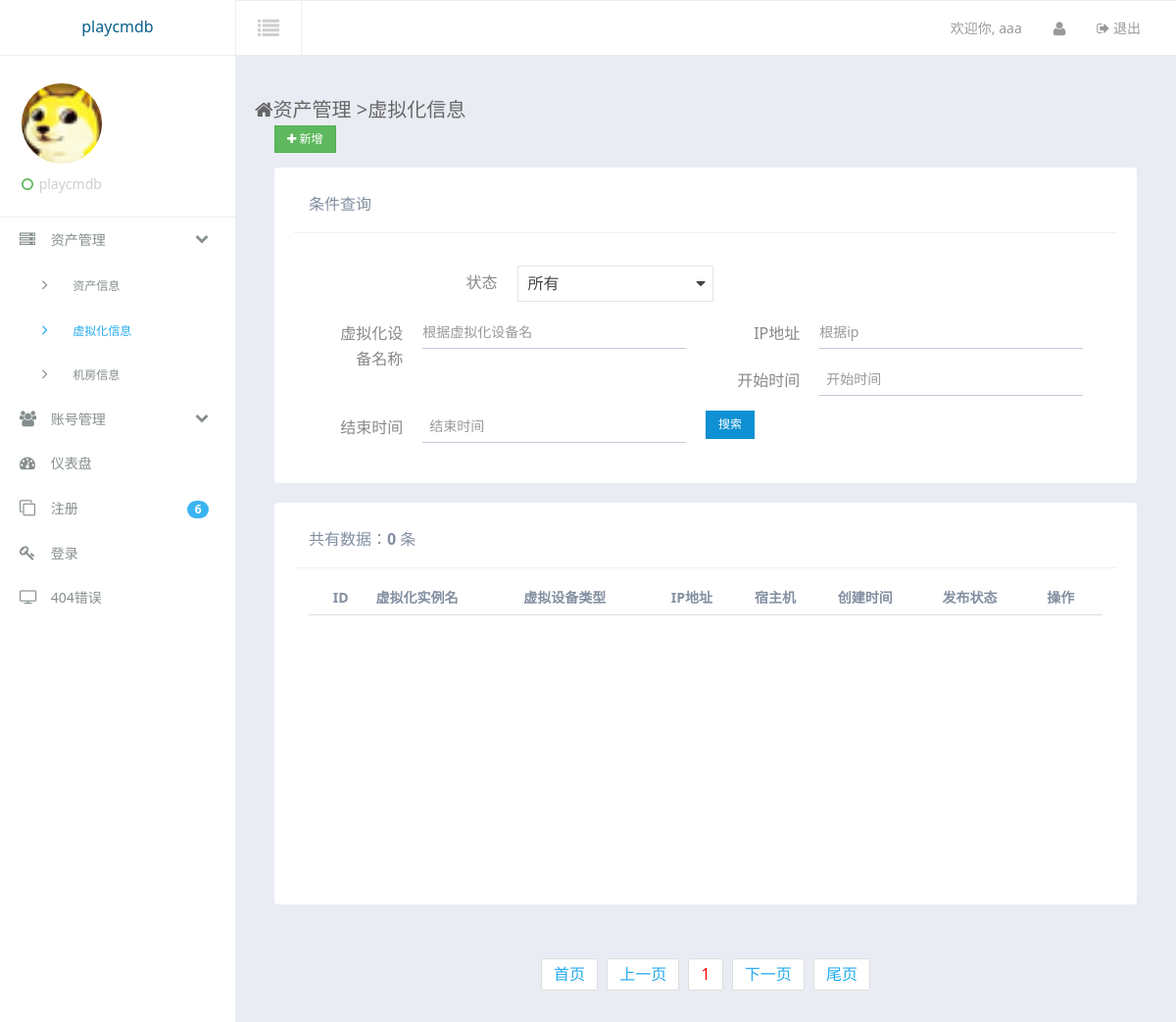
The page /assets/virtual/ (signed in) on the database as committed earlier.
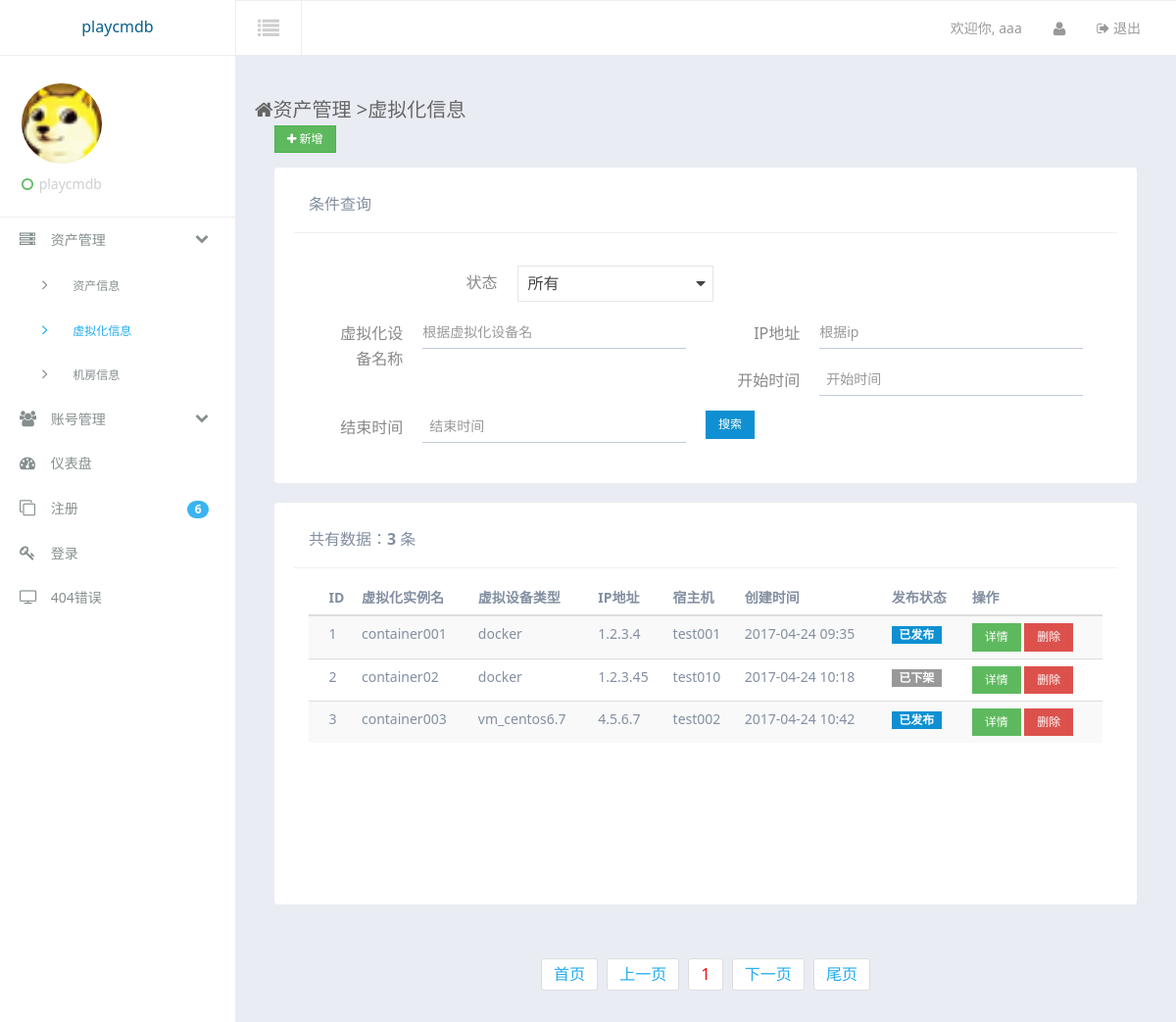
The same page on the database as committed later.
### assets/models.py (models this page shows, shortened)
class VirtualMachineInfo(models.Model):
    virtual_name = models.CharField(max_length = 40,unique=True,verbose_name = u'虚拟设备名称')
    virtual_type = models.ForeignKey('VirtualType',verbose_name = u'虚拟设备类型')
    machine_type = models.CharField(max_length = 40,verbose_name = u'虚拟设备位数')
    timestamp = models.DateTimeField(auto_now_add = True,verbose_name = u'创建时间')
    last_modified = models.DateTimeField(auto_now = True,verbose_name = u'最后修改时间')
    ip = models.CharField(max_length = 20,unique=True,verbose_name = u'IP地址')
    mac = models.CharField(max_length = 20,verbose_name = u'MAC地址')
    memery_size = models.CharField(max_length = 20,verbose_name = u'内存')
    cpu = models.CharField(max_length = 20,verbose_name = u'cpu型号')
    cpu_cores = models.CharField(max_length = 10,verbose_name = u'cpucore数量')
    cpu_pyhsical = models.CharField(max_length = 10,verbose_name = u'cpu物理数量')
    business = models.ManyToManyField(BusinessInfo,related_name='virtual_business',verbose_name = u'归属的业务条线')
    app = models.ManyToManyField(ApplicationInfo,related_name='virtual_application',verbose_name = u'部署的应用')
    status = models.CharField(max_length=1, choices=STATUS_CHOICES,default='d')
    host = models.ForeignKey('AssetInfo',verbose_name = u'宿主机')

class VirtualType(models.Model):
    type_name = models.CharField(max_length = 60,verbose_name = u'虚拟设备类型名称')
    def __unicode__(self):
        return self.type_name

class AssetInfo(models.Model):
    asset_name = models.CharField(max_length = 40,unique=True,verbose_name = u'设备名称')
    asset_type = models.ForeignKey('AssetType',verbose_name = u'资产类型')
    system_type = models.ForeignKey('SystemType',verbose_name = u'系统类型')
    machine_type = models.CharField(max_length = 40,verbose_name = u'设备位数')
    product = models.CharField(max_length = 40,verbose_name = u'产品名称')
    serial_number = models.CharField(max_length = 40,unique=True,verbose_name = u'设备序列号')
    timestamp = models.DateTimeField(auto_now_add = True,verbose_name = u'创建时间')
    last_modified = models.DateTimeField(auto_now = True,verbose_name = u'最后修改时间')
    location = models.ForeignKey('ServerRoom',verbose_name = u'资产所在位置')
    rack = models.CharField(max_length=20,verbose_name = u'机架位置')
    size = models.CharField(max_length=20,verbose_name = u'尺寸')
    ip = models.CharField(max_length = 20,unique=True,verbose_name = u'IP地址')
    mac = models.CharField(max_length = 20,verbose_name = u'MAC地址')
    memery_size = models.CharField(max_length = 20,verbose_name = u'内存')
    cpu = models.CharField(max_length = 20,verbose_name = u'cpu型号')
    cpu_cores = models.CharField(max_length = 10,verbose_name = u'cpucore数量')
    cpu_pyhsical = models.CharField(max_length = 10,verbose_name = u'cpu物理数量')
    business = models.ManyToManyField(BusinessInfo,related_name='asset_business',verbose_name = u'归属的业务条线')
    app = models.ManyToManyField(ApplicationInfo,related_name='asset_application',verbose_name = u'部署的应用')
    status = models.CharField(max_length=1, choices=STATUS_CHOICES,default='d')
    def __unicode__(self):
        return self.asset_name

### assets/views.py (the view)
# urls.py: url(r'^virtual/(\d*)', virtual_index),
@is_login_auth
def virtual_index(request,page=1):
    ret = {'VirtualObjs':None,'UserInfoObj':None,'PageInfo':None,'AllCount':None,'Side':None,'SideSub':None}
    ret['Side'] = 'asset'
    ret['SideSub'] = 'virtual'
    try:
        page = int(page)
    except Exception:
        page = 1
    if request.method == 'GET':
        if request.GET.get('issearch',None):
            searchvirtual = request.GET.get('searchvirtual',None)
            searchpublish = request.GET.get('searchpublish',None)
            searchip = request.GET.get('searchip',None)
            tmpstarttime = request.GET.get('searchstarttime',None)
            tmpendtime = request.GET.get('searchendtime',None)
            Qset = {}
            Qset['searchvirtual'] = searchvirtual
            Qset['searchpublish'] = searchpublish
            if searchpublish == "all":
                tmpstatus = ""
            else:
                tmpstatus = searchpublish
            Qset['searchip'] = searchip
            Qset['tmpstarttime'] = tmpstarttime
            Qset['tmpendtime'] = tmpendtime
            try:
                searchstarttime = datetime.datetime.strptime(tmpstarttime,'%Y-%m-%d')
            except:
                searchstarttime = datetime.datetime(1970, 1, 1)
            try:
                searchendtime = datetime.datetime.strptime(tmpendtime,'%Y-%m-%d')
            except:
                searchendtime = datetime.datetime.now()
            allVirtual = VirtualMachineInfo.objects.filter(Q(ip__contains=searchip)
                                                         &Q(virtual_name__contains=searchvirtual)
                                                         &Q(status__contains=tmpstatus)
                                                         &Q(timestamp__gte=searchstarttime)
                                                         &Q(timestamp__lte=searchendtime))
            AllCount = allVirtual.count()
            ret['AllCount'] = AllCount
            PageObj = Page(AllCount,page,6)
            VirtualObjs = allVirtual[PageObj.begin:PageObj.end]
            pageurl = 'virtual'
            app = 'assets'
            querycondition = request.META.get("QUERY_STRING",None)
            pageinfo = query_page_div(page, PageObj.all_page_count,app,pageurl,querycondition)
            ret['PageInfo'] = pageinfo
            ret['VirtualObjs'] = VirtualObjs
            UserInfoObj = UserInfo.objects.get(username=request.session.get('username',None))
            ret['UserInfoObj'] = UserInfoObj
            ret['Qset'] = Qset
            return render_to_response('assets/virtual_index.html',ret,context_instance=RequestContext(request))
        else:
            allVirtual = VirtualMachineInfo.objects.all()
            AllCount = allVirtual.count()
            ret['AllCount'] = AllCount
            PageObj = Page(AllCount,page,6)
            VirtualObjs = allVirtual[PageObj.begin:PageObj.end]
            pageurl = 'virtual'
            app = 'assets'
            pageinfo = page_div(page, PageObj.all_page_count,app,pageurl)
            ret['PageInfo'] = pageinfo
            ret['VirtualObjs'] = VirtualObjs
            UserInfoObj = UserInfo.objects.get(username=request.session.get('username',None))
            ret['UserInfoObj'] = UserInfoObj
            return render_to_response('assets/virtual_index.html',ret,context_instance=RequestContext(request))
    else:
        return HttpResponse("this is a web page , please use method GET")

### accounts/models.py (called while the page is built)
    def __unicode__(self):
        return self.typename

### assets/utils.py (called while the page is built)
    @property
    def begin(self):
        return (self.CurrentPage-1)*self.DataNum

    @property
    def end(self):
        return self.CurrentPage*self.DataNum

    @property
    def all_page_count(self):
        all_page = divmod(self.AllCount,self.DataNum)
        if all_page[1] == 0 and all_page[0] != 0:
            all_page_count = all_page[0]
        else:
            all_page_count = all_page[0]+1
        return all_page_count

### templates/assets/virtual_index.html (shortened to what the changed rows need)
{% extends "suit/base.html" %}
{% block content %}
<div class="container-fluid am-cf">
	<div class="row-content am-cf">
                <div class="row">
                    <div class="am-u-sm-12 am-u-md-12 am-u-lg-12">
                        <div class="widget am-cf">
                            <div class="widget-head am-cf">
                                <div class="widget-title am-fl"><span>共有数据：<strong>{{ AllCount }}</strong> 条</span></div>
                            </div>
                            <div class="widget-body  widget-body-lg am-fr">
                                <table width="100%" class="am-table am-table-compact am-table-striped tpl-table-black " id="example-r">
                                    <thead>
                                        <tr>
											<th></th>
											<th>ID</th>
											<th>虚拟化实例名</th>
											<th>虚拟设备类型</th>
											<th>IP地址</th>
											<th>宿主机</th>
											<th>创建时间</th>
											<th>发布状态</th>
											<th>操作</th>
                                        </tr>
                                    </thead>
                                    <tbody>
									{% for i in VirtualObjs %}
										<tr class="text-c">
											<td></td>
											<td>{{ i.id }}</td>
											<td>{{ i.virtual_name }}</td>
											<td>{{ i.virtual_type }}</td>
											<td>{{ i.ip }}</td>
											<td>{{ i.host }}</td>
											<td>{{ i.timestamp|date:"Y-m-d H:i" }}</td>
											{% ifequal i.status "p" %}
											<td class="td-status"><span class="am-badge am-badge-primary">已发布</span></td>
											{% else %}
											<td class="td-status"><span class="am-badge">已下架</span></td>
											{% endifequal %}
						                    <td>
						                   	<div>
						                   	<a href="/assets/details_vm/{{ i.id }}" class="am-btn am-btn-success am-btn-xs" role="button" target="_blank">详情</a>
						                   	<button type="button" class="am-btn am-btn-danger am-btn-xs" data-am-modal="{target: '#myModal{{ i.id }}',dimmer: false}">删除</button>
											</div>
						                   </td>
										</tr>
									{% endfor %}
                                    </tbody>
                                </table>
                            </div>
                        </div>
                    </div>
                </div>
	</div><ul class="am-pagination tpl-pagination am-pagination-centered">{{ PageInfo }}</ul>
</div>
{% endblock %}

Rows that differ between the two databases and show on the page:
added VirtualMachineInfo: id "1", virtual_name "container001", virtual_type "docker", ip "1.2.3.4", host "test001", timestamp "2017-04-24 09:35"
added VirtualMachineInfo: id "2", virtual_name "container02", virtual_type "docker", ip "1.2.3.45", host "test010", timestamp "2017-04-24 10:18"
added VirtualMachineInfo: id "3", virtual_name "container003", virtual_type "vm_centos6.7", ip "4.5.6.7", host "test002", timestamp "2017-04-24 10:42"
Other text that changed with them:
{{ AllCount }}: "0" → "3"
